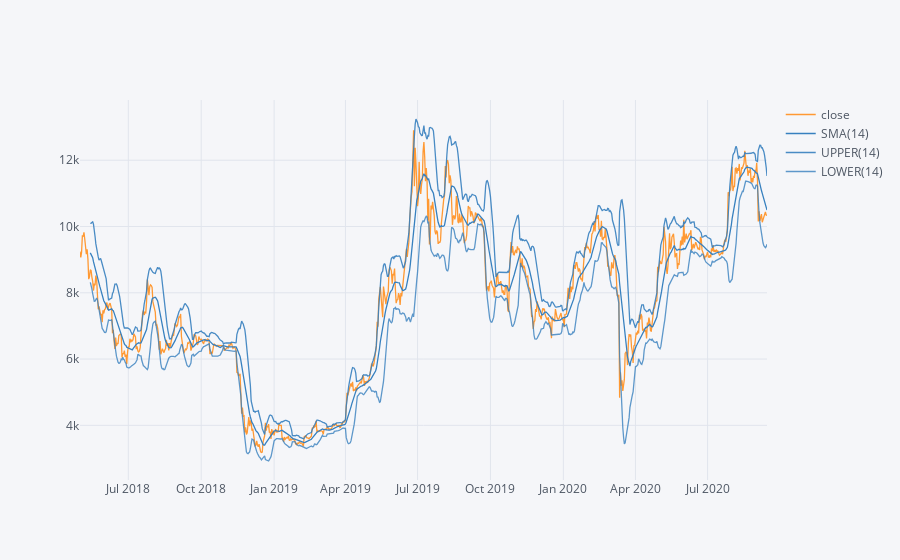

Notebook code for this chart:
### Code cell
DailyDf['close'].loc['2018-05-01':].ta_plot(study='boll', title='Bollinger Bands')

### Figure 1 — Plotly figure (JSON) as saved in the notebook; plotly's stock layout.template omitted (floating-point values rounded to 4 significant figures; data arrays with more than 128 entries replaced by an {"elided": "..."} marker saying what was removed)
{"data": [{"line": {"color": "rgba(255, 153, 51, 1.0)", "dash": "solid", "shape": "linear", "width": 1.3}, "mode": "lines", "name": "close", "text": "", "type": "scatter", "x": {"elided": "868 str values"}, "y": {"elided": "868 float values"}}, {"line": {"color": "rgba(55, 128, 191, 1.0)", "dash": "solid", "shape": "linear", "width": 1.3}, "mode": "lines", "name": "SMA(14)", "text": "", "type": "scatter", "x": {"elided": "868 str values"}, "y": {"elided": "868 mixed values"}}, {"line": {"color": "rgba(55, 128, 191, 0.8999999999999999)", "dash": "solid", "shape": "linear", "width": 1.3}, "mode": "lines", "name": "UPPER(14)", "text": "", "type": "scatter", "x": {"elided": "868 str values"}, "y": {"elided": "868 mixed values"}}, {"line": {"color": "rgba(55, 128, 191, 0.7999999999999998)", "dash": "solid", "shape": "linear", "width": 1.3}, "mode": "lines", "name": "LOWER(14)", "text": "", "type": "scatter", "x": {"elided": "868 str values"}, "y": {"elided": "868 mixed values"}}], "layout": {"legend": {"bgcolor": "#F5F6F9", "font": {"color": "#4D5663"}}, "paper_bgcolor": "#F5F6F9", "plot_bgcolor": "#F5F6F9", "title": {"font": {"color": "#4D5663"}}, "xaxis": {"gridcolor": "#E1E5ED", "showgrid": true, "tickfont": {"color": "#4D5663"}, "title": {"font": {"color": "#4D5663"}, "text": ""}, "zerolinecolor": "#E1E5ED"}, "yaxis": {"gridcolor": "#E1E5ED", "showgrid": true, "tickfont": {"color": "#4D5663"}, "title": {"font": {"color": "#4D5663"}, "text": ""}, "zerolinecolor": "#E1E5ED"}}}
